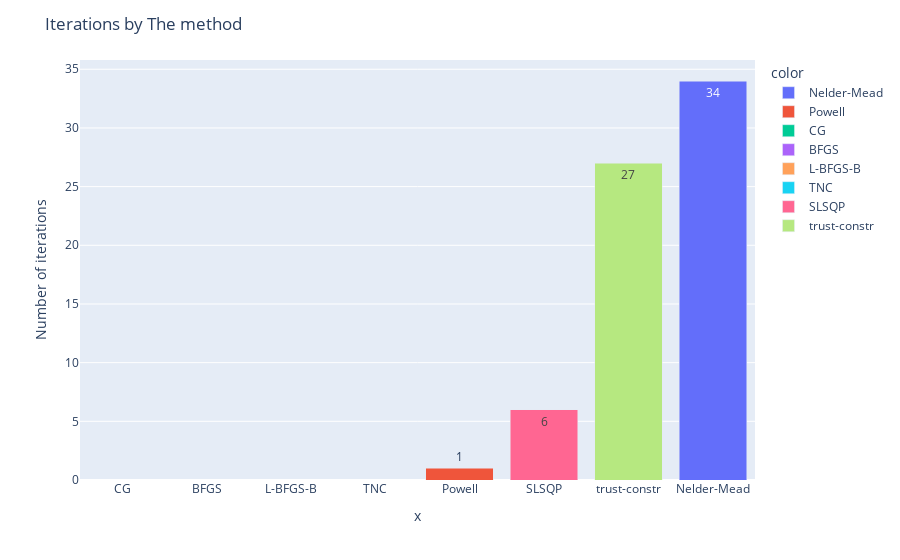

This figure's notebook cell:
### Code cell
mybar = px.bar(x= df.columns, y= df.values.ravel(), color= df.columns, text_auto=True)
fig = go.Figure(mybar,
    layout=go.Layout(height=600, width=800)
)
fig.update_layout( barmode='stack', xaxis={'categoryorder':'total ascending'},)
fig.update_layout(title="Iterations by The method", yaxis_title="Number of iterations")
fig.show()

### Figure 1 — Plotly figure (JSON) as saved in the notebook; plotly's stock layout.template omitted (floating-point values rounded to 4 significant figures)
{"data": [{"alignmentgroup": "True", "hovertemplate": "color=Nelder-Mead<br>x=%{x}<br>y=%{y}<extra></extra>", "legendgroup": "Nelder-Mead", "marker": {"color": "#636efa", "pattern": {"shape": ""}}, "name": "Nelder-Mead", "offsetgroup": "Nelder-Mead", "orientation": "v", "showlegend": true, "textposition": "auto", "texttemplate": "%{y}", "type": "bar", "x": ["Nelder-Mead"], "xaxis": "x", "y": [34], "yaxis": "y"}, {"alignmentgroup": "True", "hovertemplate": "color=Powell<br>x=%{x}<br>y=%{y}<extra></extra>", "legendgroup": "Powell", "marker": {"color": "#EF553B", "pattern": {"shape": ""}}, "name": "Powell", "offsetgroup": "Powell", "orientation": "v", "showlegend": true, "textposition": "auto", "texttemplate": "%{y}", "type": "bar", "x": ["Powell"], "xaxis": "x", "y": [1], "yaxis": "y"}, {"alignmentgroup": "True", "hovertemplate": "color=CG<br>x=%{x}<br>y=%{y}<extra></extra>", "legendgroup": "CG", "marker": {"color": "#00cc96", "pattern": {"shape": ""}}, "name": "CG", "offsetgroup": "CG", "orientation": "v", "showlegend": true, "textposition": "auto", "texttemplate": "%{y}", "type": "bar", "x": ["CG"], "xaxis": "x", "y": [0], "yaxis": "y"}, {"alignmentgroup": "True", "hovertemplate": "color=BFGS<br>x=%{x}<br>y=%{y}<extra></extra>", "legendgroup": "BFGS", "marker": {"color": "#ab63fa", "pattern": {"shape": ""}}, "name": "BFGS", "offsetgroup": "BFGS", "orientation": "v", "showlegend": true, "textposition": "auto", "texttemplate": "%{y}", "type": "bar", "x": ["BFGS"], "xaxis": "x", "y": [0], "yaxis": "y"}, {"alignmentgroup": "True", "hovertemplate": "color=L-BFGS-B<br>x=%{x}<br>y=%{y}<extra></extra>", "legendgroup": "L-BFGS-B", "marker": {"color": "#FFA15A", "pattern": {"shape": ""}}, "name": "L-BFGS-B", "offsetgroup": "L-BFGS-B", "orientation": "v", "showlegend": true, "textposition": "auto", "texttemplate": "%{y}", "type": "bar", "x": ["L-BFGS-B"], "xaxis": "x", "y": [0], "yaxis": "y"}, {"alignmentgroup": "True", "hovertemplate": "color=TNC<br>x=%{x}<br>y=%{y}<extra></extra>", "legendgroup": "TNC", "marker": {"color": "#19d3f3", "pattern": {"shape": ""}}, "name": "TNC", "offsetgroup": "TNC", "orientation": "v", "showlegend": true, "textposition": "auto", "texttemplate": "%{y}", "type": "bar", "x": ["TNC"], "xaxis": "x", "y": [0], "yaxis": "y"}, {"alignmentgroup": "True", "hovertemplate": "color=SLSQP<br>x=%{x}<br>y=%{y}<extra></extra>", "legendgroup": "SLSQP", "marker": {"color": "#FF6692", "pattern": {"shape": ""}}, "name": "SLSQP", "offsetgroup": "SLSQP", "orientation": "v", "showlegend": true, "textposition": "auto", "texttemplate": "%{y}", "type": "bar", "x": ["SLSQP"], "xaxis": "x", "y": [6], "yaxis": "y"}, {"alignmentgroup": "True", "hovertemplate": "color=trust-constr<br>x=%{x}<br>y=%{y}<extra></extra>", "legendgroup": "trust-constr", "marker": {"color": "#B6E880", "pattern": {"shape": ""}}, "name": "trust-constr", "offsetgroup": "trust-constr", "orientation": "v", "showlegend": true, "textposition": "auto", "texttemplate": "%{y}", "type": "bar", "x": ["trust-constr"], "xaxis": "x", "y": [27], "yaxis": "y"}], "layout": {"barmode": "stack", "legend": {"title": {"text": "color"}, "tracegroupgap": 0}, "margin": {"t": 60}, "title": {"text": "Iterations by The method"}, "xaxis": {"anchor": "y", "categoryorder": "total ascending", "domain": [0, 1], "title": {"text": "x"}}, "yaxis": {"anchor": "x", "domain": [0, 1], "title": {"text": "Number of iterations"}}}}
